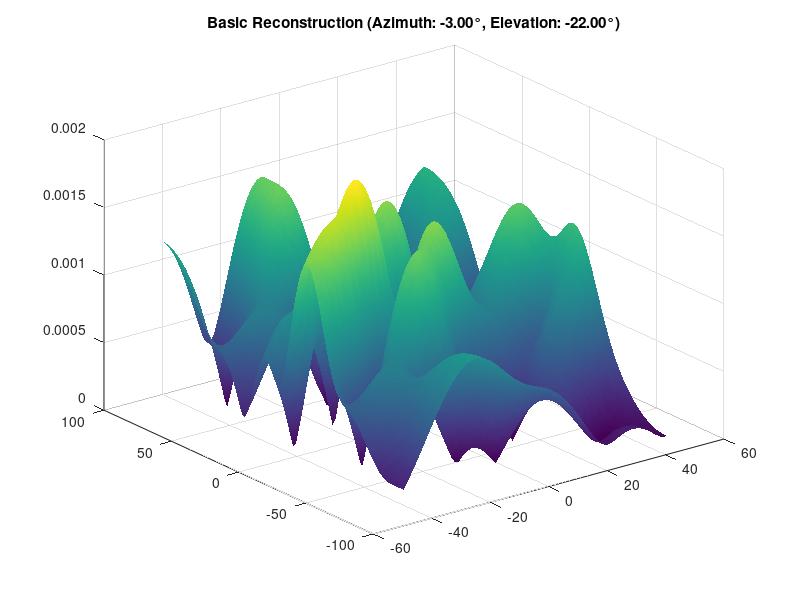

Source code (MATLAB): (Note: this script raises an error after producing the figure.)
clc;
clear all;
close all;

%% Parameters
N_x = 4; 
N_y = 4; 
N = N_x * N_y; 
D_az = 181;                     
D_el = 91; 
K = 20; % Number of measurements (snapshots)
L = 1; % Number of different incoming signals   (AoAs)
SNR_dB = 20; 
d = 0.68; 

%% Grids
azimuth_angles = linspace(-90, 90, D_az);
elevation_angles = linspace(-45, 45, D_el);

%% Steering vector function for URA
% Steering Vector: For each angle pair (azimuth θ and elevation ϕ), 
% a unique steering vector of length 16x1 is generated for the URA.
steering_vector_ura = @(theta, phi, N_x, N_y, d) ...
    kron(exp(1j * 2 * pi * d * (0:N_x-1).' * sind(theta)), ...
         exp(1j * 2 * pi * d * (0:N_y-1).' * sind(phi)));

%% Full steering matrix A
A = [];
for phi = elevation_angles
    for theta = azimuth_angles
        A = [A, steering_vector_ura(theta, phi, N_x, N_y, d)];
    end
end

% A = dftmtx(N);

%% Random beamforming matrix W
W = (1 / sqrt(N)) * exp(1j * 2 * pi * rand(N, K));

% Generate Bernoulli phases (0 or π)
% bernoulli_phases = pi * randi([0, 1], N, K);

% Construct W with Bernoulli-distributed phase shifts
% W = (1 / sqrt(N)) * exp(1j * bernoulli_phases);
cond(W);

%%
sigma_theta = 1; % Standard deviation of phase noise in radians

% Generate phase noise for each element
theta_noise = sigma_theta * randn(N, K); % Phase noise with Gaussian distribution

% Apply phase noise to the sensing matrix
W_noisy = W  .* exp(1j * theta_noise);

%% DFT matrix
% F = dftmtx(N);

%% Sensing matrix Phi
Phi = W' * A;

%% Random incoming signals (true AoAs)
true_azimuths = 75 ; % randsample(azimuth_angles, L, false);
true_elevations = 42 ;% randsample(elevation_angles, L, false);

%% Pilot signal
s = randn(1, L) + 1j*(randn(1,L));
% s = 0.7+0.7j;
%% The received signal X
% X = zeros(N, 16); % Initialize the received signal
% for i = 1:K
%     a = steering_vector_ura(true_azimuths(1), true_elevations(1), N_x, N_y, d);
%     X(i,:) = a * s(i).';
% end

%% Compressed received signal using random beamforming
% y_compressed = sum(W' .* (X./s.'), 2);

X = zeros(N, 1); % Initialize the received signal
for i = 1:L
    a = steering_vector_ura(true_azimuths(i), true_elevations(i), N_x, N_y, d);
    % X = X + a * s(i).';
    X = X + a * s(i) ;
end
% Apply AWGN noise after summing contributions from all angles
% X_noisy = awgn(X, SNR_dB, 'measured');

%% Compressed received signal using random beamforming
y_compressed = W_noisy' * X;


%% Noisy received signal
SNR = 10^(SNR_dB / 10); 
noise_power = norm(y_compressed, 'fro')^2 / (SNR * K); 
noise = sqrt(noise_power / 2) * (randn(K, 1) + 1j * randn(K, 1)); 
y_noisy_rf_chain = y_compressed + noise;

%% Displaying true AoAs for reference
disp('--------- True AoAs -----------')
disp('True Azimuth Angles (degrees):');
disp(true_azimuths);
disp('True Elevation Angles (degrees):');
disp(true_elevations);

%% Reconstruct it with the simplest mathematical model
basic_reconstruction = pinv(Phi)*y_noisy_rf_chain;
% basic_reconstruction = lsqr(Phi, y_noisy_rf_chain);
% Find indices of maximum values (estimated AoAs)
[~, max_idx] = max(abs(basic_reconstruction));
[estimated_az_idx, estimated_el_idx] = ind2sub([D_az, D_el], max_idx);

basic_reconstruction = reshape(abs(basic_reconstruction), length(azimuth_angles), length(elevation_angles));


% Display the corresponding angles
disp('--------- Basic construction -----------')
disp('Estimated Azimuth Angle:');
disp(azimuth_angles(estimated_az_idx));
disp('Estimated Elevation Angle:');
disp(elevation_angles(estimated_el_idx));

figure;
surf(elevation_angles, azimuth_angles, abs(basic_reconstruction));
title(sprintf('Basic Reconstruction (Azimuth: %.2f°, Elevation: %.2f°)', ...
    azimuth_angles(estimated_az_idx), elevation_angles(estimated_el_idx)));
shading interp
%% Reconstruction with algorithm
max_iter = 10;      
tol = 1e-6;         

x_omp = omp(Phi, y_noisy_rf_chain, max_iter, tol);

% Find indices of maximum values (estimated AoAs)
[~, max_idx] = max(abs(x_omp));
[estimated_az_idx, estimated_el_idx] = ind2sub([D_az, D_el], max_idx);

x_omp_mat = reshape(x_omp, length(azimuth_angles), length(elevation_angles));


% Display the corresponding angles
disp('--------- OMP construction -----------')
disp('Estimated Azimuth Angle:');
disp(azimuth_angles(estimated_az_idx));
disp('Estimated Elevation Angle:');
disp(elevation_angles(estimated_el_idx));

figure;
surf(elevation_angles, azimuth_angles,abs(x_omp_mat));
xlim([min(elevation_angles) max(elevation_angles)])
ylim([min(azimuth_angles) max(azimuth_angles)])
title(sprintf('OMP Reconstruction (Azimuth: %.2f°, Elevation: %.2f°)', ...
    azimuth_angles(estimated_az_idx), elevation_angles(estimated_el_idx)));
shading interp